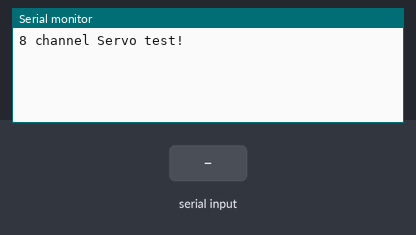
A sketch run on a simulated Arduino Uno, built with avr-gcc and run on an emulated ATmega328P. On the bench: the last lines printed to the serial monitor. The inputs (shaded band) are chosen by the test bench.

Above: at 1.2 s.
1.3 s: "1\n" received over Serial
At 2.5 s:
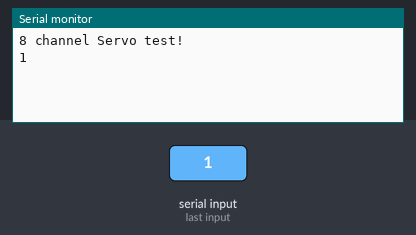
3.0 s: "0\n" received over Serial
At 3.7 s:
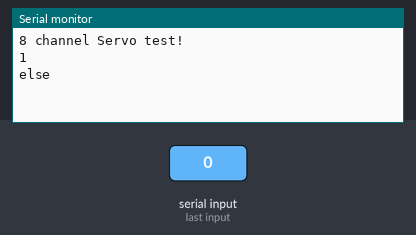

The sketch:

testandoApenasPCA9685.ino
```cpp
#include <Wire.h>
#include <Adafruit_PWMServoDriver.h>

Adafruit_PWMServoDriver board1 = Adafruit_PWMServoDriver(0x40);
Adafruit_PWMServoDriver board2 = Adafruit_PWMServoDriver(0x41);
Adafruit_PWMServoDriver board3 = Adafruit_PWMServoDriver(0x42);

uint8_t servonum = 0;
char inChar = '0';

void setup() {
  Serial.begin(9600);
  Serial.println("8 channel Servo test!");

  board1.begin();
  board2.begin();
  board3.begin();

  board1.setPWMFreq(490);  // Analog servos run at ~60 Hz updates
  board2.setPWMFreq(490);
  board3.setPWMFreq(490);

  delay(10);
}

void loop() {
  // Drive each servo one at a time
    while (Serial.available()) {
      inChar = (char)Serial.read();
      // add it to the inputString:
      //inputString += inChar;
      // if the incoming character is a newline, set a flag so the main loop can
      // do something about it:
      if (inChar == '1') {
        //stringComplete = true;

        Serial.println(inChar);
        for (uint8_t servonum = 0; servonum < 16; servonum++) {
          board1.setPWM(servonum, 0, 4095);
          board2.setPWM(servonum, 0, 4095);
          board3.setPWM(servonum, 0, 4095);
        }
      }
      else if(inChar == '\n'){}
      else{
        Serial.println("else");
          for (uint8_t servonum = 0; servonum < 16; servonum++) {
          board1.setPWM(servonum, 0, 0);
          board2.setPWM(servonum, 0, 0);
          board3.setPWM(servonum, 0, 0);
        }
      }
  }

//  delay(500);
//  for (uint16_t pulselen = SERVOMAX; pulselen > SERVOMIN; pulselen--) {
//    pwm.setPWM(servonum, 0, pulselen);
//  }

  delay(500);

 // servonum ++;
 // if (servonum > 7) servonum = 0;
}
```

Measured:
- after the input at 1.3 s, the serial monitor: prints a new line after 0.21 s (image 1)
- after the input at 3.0 s, the serial monitor: prints a new line at once (image 2)
